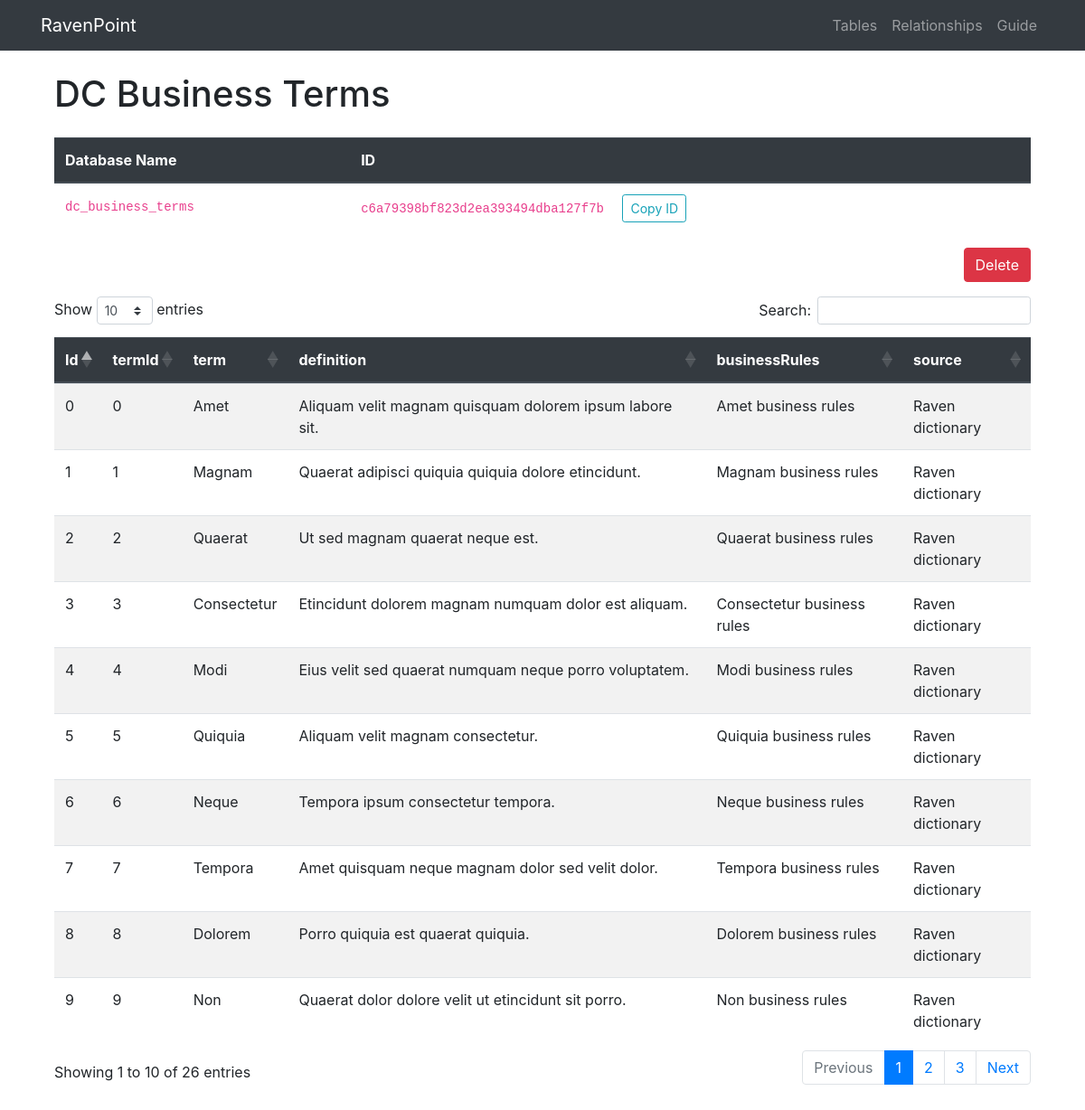
Page /table/c6a79398bf823d2ea393494dba127f7b on the committed database.
### project/models.py (models this page shows, shortened)
class Table(db.Model):
  __tablename__ = 'tables'
  id = db.Column(db.String(128), primary_key=True)
  table_name = db.Column(db.String(256), unique=True, index=True)
  table_db_name = db.Column(db.String(256))

### tables this page shows
CREATE TABLE "dc_business_terms" (
"Id" INTEGER,
  "termId" INTEGER PRIMARY KEY,
  "term" TEXT,
  "definition" TEXT,
  "businessRules" TEXT,
  "source" TEXT
);

### project/admin/views.py (the view)
@admin.route('/table/<string:id>', methods=['GET'])
def table_view(id):
    table = Table.query.filter_by(id=id).first_or_404()
    with sqlite3.connect(conn_string) as conn:
        df = pd.read_sql(f'SELECT * FROM {table.table_db_name}', conn)
    return render_template('table.html', table=df.to_dict('records'), id=id,
                            columns=df.columns.tolist(), table_name=table.table_name,
                            table_db_name=table.table_db_name)

### project/admin/templates/table.html (shortened to what this page needs)
{% extends 'base.html' %}
{% block content %}
<div class="container mt-4 mb-5">
  <h1>{{ table_name }}</h1>
  <table class="table mt-4">
    <thead class="thead-dark">
      <tr>
        <th>Database Name</th>
        <th>ID</th>
      </tr>
    </thead>
    <tr>
      <td><code>{{ table_db_name }}</code></td>
      <td>
        <code>{{ id }}</code>
        <button id="copy-id" class="btn btn-outline-info btn-sm ml-3">Copy ID</button>
      </td>
    </tr>
  </table>
  <div class="text-right">
    <button type="button" class="btn btn-danger" data-toggle="modal" data-target="#deleteTableModal">
      Delete
    </button>
  </div>
  <div class="table-container mt-3">
    <table class="table table-striped mt-5" id="main-table">
      <thead class="thead-dark">
        <tr>
          {% for column in columns %}
          <th scope="col">{{ column }}</th>
          {% endfor %}
        </tr>
      </thead>
      <tbody>
        {% for row in table %}
        <tr>
          {% for item in row.values() %}
          <td>{{ item }}</td>
          {% endfor %}
        </tr>
        {% endfor %}
      </tbody>
    </table>
  </div>
</div>
{% endblock %}

### project/static/css/custom.css (style rules this page uses)
body { overflow-x: scroll; scrollbar-width: none; -ms-overflow-style: none; }
th, td { white-space: no-wrap; }
.table-container { overflow-x: scroll; scrollbar-width: none; -ms-overflow-style: none; }

### rows in the picture
Table: table_name "DC Business Terms", table_db_name "dc_business_terms", id "c6a79398bf823d2ea393494dba127f7b"
dc_business_terms: values "0" "0", term "Amet", definition "Aliquam velit magnam quisquam dolorem ipsum labore sit.", businessRules "Amet business rules", source "Raven dictionary"
dc_business_terms: values "1" "1", term "Magnam", definition "Quaerat adipisci quiquia quiquia dolore etincidunt.", businessRules "Magnam business rules", source "Raven dictionary"
dc_business_terms: values "2" "2", term "Quaerat", definition "Ut sed magnam quaerat neque est.", businessRules "Quaerat business rules", source "Raven dictionary"
dc_business_terms: values "3" "3", term "Consectetur", definition "Etincidunt dolorem magnam numquam dolor est aliquam.", businessRules "Consectetur business rules", source "Raven dictionary"
dc_business_terms: values "4" "4", term "Modi", definition "Eius velit sed quaerat numquam neque porro voluptatem.", businessRules "Modi business rules", source "Raven dictionary"
dc_business_terms: values "5" "5", term "Quiquia", definition "Aliquam velit magnam consectetur.", businessRules "Quiquia business rules", source "Raven dictionary"
dc_business_terms: values "6" "6", term "Neque", definition "Tempora ipsum consectetur tempora.", businessRules "Neque business rules", source "Raven dictionary"
dc_business_terms: values "7" "7", term "Tempora", definition "Amet quisquam neque magnam dolor sed velit dolor.", businessRules "Tempora business rules", source "Raven dictionary"
dc_business_terms: values "8" "8", term "Dolorem", definition "Porro quiquia est quaerat quiquia.", businessRules "Dolorem business rules", source "Raven dictionary"
dc_business_terms: values "9" "9", term "Non", definition "Quaerat dolor dolore velit ut etincidunt sit porro.", businessRules "Non business rules", source "Raven dictionary"

### other values in the picture
{{ column }} "Id" "termId" "term" "definition" "businessRules" "source"
